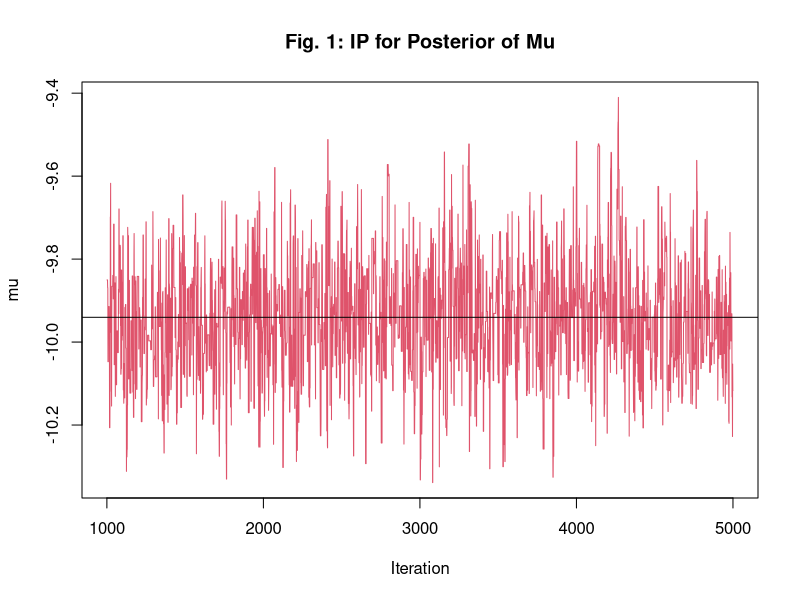

Here is the R script that generated this plot:
 # MH Algorithm for simple normal model with 
 #    unknown mean and unknown variance
 # Use symmetric t(3) proposal 
 # True mu = -10, True tau=0.50
 # Oct 18, 2008
 #############################

 set.seed(250)

 ########
 # Data #
 ########

 n<-100					# Sample size
 mu<--10	  			# True value of mu
 sigma2<-2				# True value of sigma^2
 tau<-1/sigma2  			# Tau 0.50
 y<-rnorm(n,mu,sqrt(sigma2))		# Data
 
 a<-.001				# Gamma hyperprior parms for tau
 b<-.001 
 
 ###########
 # Priors  #
 ###########
  mu0<-0
  v0<-10		# Non-informative variance
  prec0<-1/v0
  mtau<-a+n/2		# Posterior location for tau

 #########
 # Inits #
 #########

  mu<-5		
  tau<-3
  nsim<-5000		# Number of iterations

 #########
 # Store #
 #########
  Mu<-Tau<-rep(0,nsim)	# Store Results
  A<-0			# Acceptance Rate	

############
#   MCMC   #
############  
for (j in 1:nsim){
 mus<-mu+.3*rt(1,3)  # t with 3 df as proposal	
			# Note: Symmetric Proposal -- will cancel out of acceptance
			# So this is technically Metropolis not Metrop-Hastings
			# Scaled by 1/3 to improve acceptance rate
 
# Acceptance prob on log scale
 r<- (sum(dnorm(y,mus,1/sqrt(tau),log=T) - dnorm(y,mu,1/sqrt(tau),log=T)) +
	dnorm(mus,mu0,sqrt(v0),log=T) -  dnorm(mu,mu0,sqrt(v0),log=T))

if (log(runif(1))<r) {   
   mu<-mus		# Update mu if accepted
   A<-A+1		# Acceptance rate
  }
  Mu[j]<-mu
  tau<-Tau[j]<-rgamma(1,mtau,b+sum((y-mu)^2)/2)
}

#######################
# Posterior Summaries #
#######################
mean(Mu[1001:nsim])	# Posterior Mean of mu
mean(1/Tau[1001:nsim])	# Posterior mean of sigma^2
Acc<-A/nsim

# Iteration Plots
par(mfrow=c(1,1),font=3)

plot(seq(1001,nsim) ,Mu[1001:nsim],type="l",xlab="Iteration", ylab="mu",
main="Fig. 1: IP for Posterior of Mu",col=2,lty=1)
abline(h=mean(Mu[1001:nsim]))

